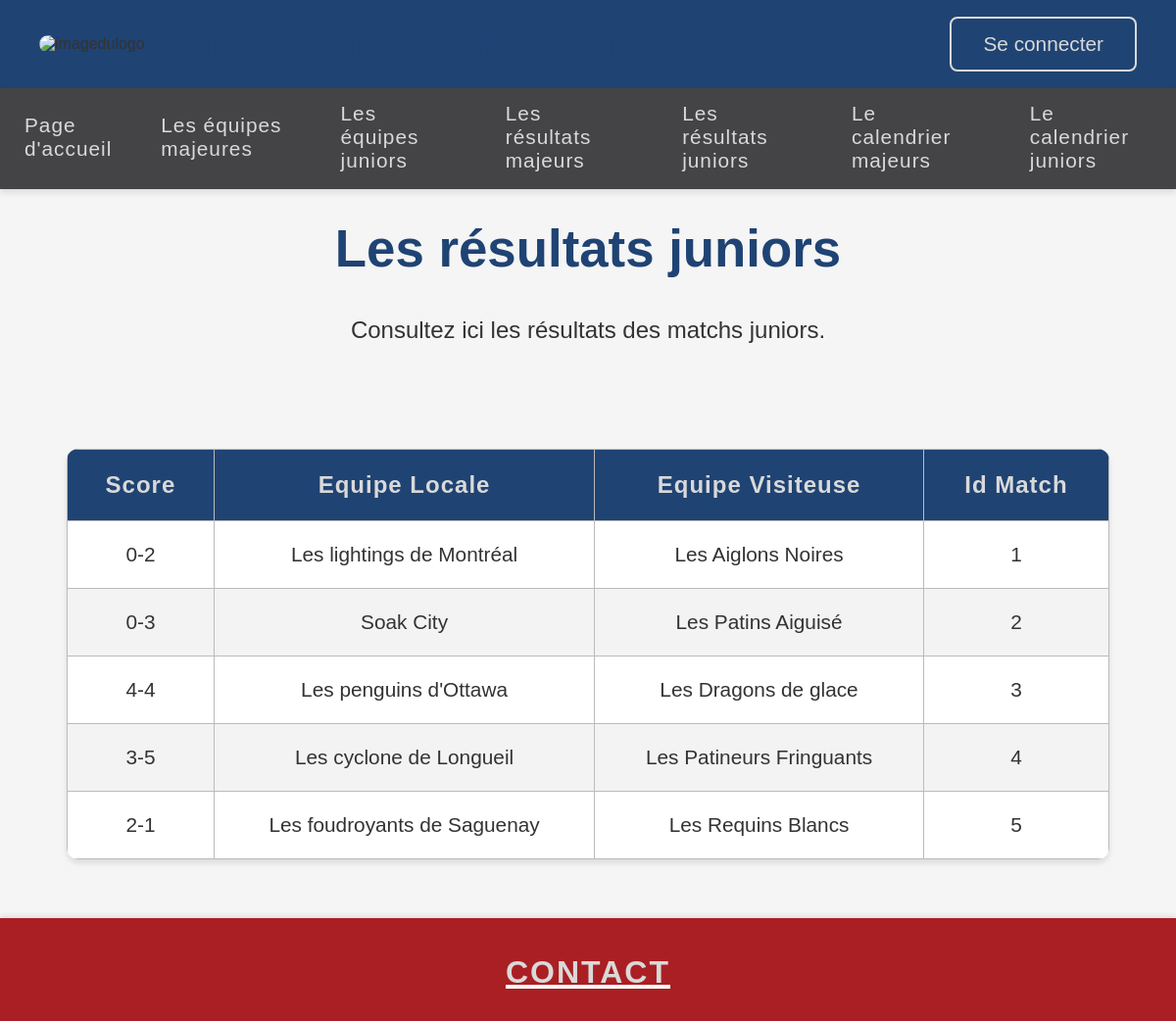
The app's page /?action=voirResultatsJunior with its own data.
### tables this page shows
CREATE TABLE Resultats_Juniors (
    score_matchs_juniors VARCHAR(6),
    nom_equipes_locales_juniors VARCHAR(65),
    nom_equipes_visiteuses_juniors VARCHAR(65),
    id_matches_juniors INT PRIMARY KEY,
    FOREIGN KEY (id_matches_juniors) REFERENCES Matches_Ligue_Junior(id_matches_juniors) ON DELETE CASCADE,
    FOREIGN KEY (nom_equipes_locales_juniors) REFERENCES Equipes_Juniors(nom_equipes_juniors) ON UPDATE CASCADE ON DELETE RESTRICT,
    FOREIGN KEY (nom_equipes_visiteuses_juniors) REFERENCES Equipes_Juniors(nom_equipes_juniors) ON UPDATE CASCADE ON DELETE RESTRICT
);

### index.php (called while the page is built, shortened)
<?php
if (!isset($_GET['action'])) {
	$action = "";
} else {
	$action = $_GET['action'];
}
$controleur = Manufacture::creerControleur($action);
$nomVue = $controleur->executerAction();
include_once("vues/" . $nomVue . ".php");

### modele/Resultat.class.php (called while the page is built, shortened)
<?php
class Resultat
{
    private $score;
    private $equipeLocale;
    private $equipeVisiteuse;
    private $idMatch;
    public function __construct($score, $equipeLocale, $equipeVisiteuse, $idMatch)
    {
        $this->score = $score;
        $this->equipeLocale = $equipeLocale;
        $this->equipeVisiteuse = $equipeVisiteuse;
        $this->idMatch = $idMatch;
    }
    public function getScore()
    {
        return $this->score;
    }
    public function getEquipeLocale()
    {
        return $this->equipeLocale;
    }
    public function getEquipeVisiteuse()
    {
        return $this->equipeVisiteuse;
    }
    public function getIdMatch()
    {
        return $this->idMatch;
    }
}
?>

### modele/DAO/AbstractDAO.class.php (called while the page is built, shortened)
<?php
abstract class AbstractDAO implements DAO {
    protected static $connexion;
    protected static $tableName;
    protected static function getConnexion() {
        try {
            if (!self::$connexion) {
                self::$connexion = ConnexionBD::getInstance();
            }
            return self::$connexion;
        } catch(Exception $e) {
            throw new Exception("Impossible d'obtenir la connexion à la BD: " . $e->getMessage());
        }
    }
    protected static function closeConnexion() {
        if (self::$connexion) {
            self::$connexion = null;
        }
    }
    public static function chercherTous() {
        return self::chercherAvecFiltre("");
    }
    public static function chercherAvecFiltre($filtre) {
        try {
            $connexion = self::getConnexion();
            $requete = $connexion->prepare("SELECT * FROM " . static::$tableName . " " . $filtre);
            $requete->execute();
            $result = [];
            $instance = new static();
            while ($enr = $requete->fetch(PDO::FETCH_ASSOC)) {
                $result[] = $instance->createObject($enr);
            }
            return $result;
        } catch (Exception $e) {
            throw new Exception("Erreur lors de la recherche avec filtre: " . $e->getMessage());
        } finally {
            self::closeConnexion();
        }
    }
}

### controleurs/controleurVoirResultatsJunior.class.php (called while the page is built, shortened)
<?php
	class VoirResultatsJunior extends  Controleur {
		public function executerAction() {
			$this->tabResultatsJunior = ResultatsJuniorDAO::chercherTous();
		return "PageResultats2";
	}
}
?>

### vues/inclusions/fonctions.inc.php (the view, shortened to what this page needs)
<?php
function afficherTableResultatsJunior($unTableauJunior, $isAdmin = false) {
    echo "<table>";
    echo "<thead>";
    echo "<tr>";
    echo "<th>Score</th>";
    echo "<th>Equipe Locale</th>";
    echo "<th>Equipe Visiteuse</th>";
    echo "<th>Id Match</th>";
    echo "</tr>";
    echo "</thead>";
    echo "<tbody>";
    foreach ($unTableauJunior as $UnResultatJunior) {
        echo "<tr>";
        echo "<td>" . $UnResultatJunior->getScore() . "</td>";
        echo "<td>" . $UnResultatJunior->getEquipeLocale() . "</td>";
        echo "<td>" . $UnResultatJunior->getEquipeVisiteuse() . "</td>";
        echo "<td>" . $UnResultatJunior->getIdMatch() . "</td>";
        echo "</tr>";
    }
    echo "</tbody>";
    echo "</table>";
}
?>

### css/style.css (style rules this page uses)
:root { --primary-color: #1F4373; --secondary-color: #AA1F23; --text-light: #D9D9D9; --text-dark: #333333; --background-light: #f5f5f5; --shadow: 0 4px 6px rgba(0, 0, 0, 0.1); }
* { margin: 0; padding: 0; box-sizing: border-box; }
body { background-color: var(--background-light); min-height: 100vh; margin: 0; padding: 0; display: flex; flex-direction: column; font-family: 'Arial', sans-serif; color: var(--text-dark); }
table { width: 95%; border-collapse: collapse; margin: 40px auto; background: white; box-shadow: var(--shadow); border-radius: 12px; overflow: hidden; font-size: 1.4rem; }
th, td { padding: 22px 28px; text-align: center; border: 1.5px solid #bbb; font-size: 1.3rem; min-width: 120px; height: 48px; }
th { background-color: var(--primary-color); color: var(--text-light); font-weight: 700; font-size: 1.5rem; letter-spacing: 1px; }
tr:nth-child(even) { background-color: #f3f3f3; }

### records on screen
resultats_juniors: score_matchs_juniors "0-2", nom_equipes_locales_juniors "Les lightings de Montréal", nom_equipes_visiteuses_juniors "Les Aiglons Noires", id_matches_juniors "1"
resultats_juniors: score_matchs_juniors "0-3", nom_equipes_locales_juniors "Soak City", nom_equipes_visiteuses_juniors "Les Patins Aiguisé", id_matches_juniors "2"
resultats_juniors: score_matchs_juniors "4-4", nom_equipes_locales_juniors "Les penguins d'Ottawa", nom_equipes_visiteuses_juniors "Les Dragons de glace", id_matches_juniors "3"
resultats_juniors: score_matchs_juniors "3-5", nom_equipes_locales_juniors "Les cyclone de Longueil", nom_equipes_visiteuses_juniors "Les Patineurs Fringuants", id_matches_juniors "4"
resultats_juniors: score_matchs_juniors "2-1", nom_equipes_locales_juniors "Les foudroyants de Saguenay", nom_equipes_visiteuses_juniors "Les Requins Blancs", id_matches_juniors "5"
